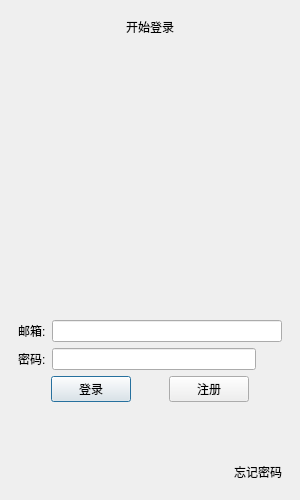
<?xml version="1.0" encoding="UTF-8"?>
<ui version="4.0">
 <class>LoginDialog</class>
 <widget class="QDialog" name="LoginDialog">
  <property name="geometry">
   <rect>
    <x>0</x>
    <y>0</y>
    <width>300</width>
    <height>500</height>
   </rect>
  </property>
  <property name="minimumSize">
   <size>
    <width>300</width>
    <height>500</height>
   </size>
  </property>
  <property name="maximumSize">
   <size>
    <width>300</width>
    <height>500</height>
   </size>
  </property>
  <property name="windowTitle">
   <string>Dialog</string>
  </property>
  <layout class="QHBoxLayout" name="horizontalLayout">
   <item>
    <layout class="QVBoxLayout" name="verticalLayout">
     <property name="leftMargin">
      <number>7</number>
     </property>
     <property name="topMargin">
      <number>7</number>
     </property>
     <property name="rightMargin">
      <number>7</number>
     </property>
     <property name="bottomMargin">
      <number>7</number>
     </property>
     <item>
      <widget class="QLabel" name="err_tip">
       <property name="text">
        <string>开始登录</string>
       </property>
       <property name="alignment">
        <set>Qt::AlignmentFlag::AlignCenter</set>
       </property>
      </widget>
     </item>
     <item>
      <layout class="QHBoxLayout" name="horizontalLayout_2">
       <property name="leftMargin">
        <number>0</number>
       </property>
       <property name="topMargin">
        <number>0</number>
       </property>
       <property name="rightMargin">
        <number>0</number>
       </property>
       <property name="bottomMargin">
        <number>0</number>
       </property>
       <item>
        <widget class="QWidget" name="head_widget" native="true">
         <layout class="QHBoxLayout" name="horizontalLayout_7">
          <item>
           <widget class="QLabel" name="head_label">
            <property name="sizePolicy">
             <sizepolicy hsizetype="Preferred" vsizetype="Preferred">
              <horstretch>0</horstretch>
              <verstretch>0</verstretch>
             </sizepolicy>
            </property>
            <property name="minimumSize">
             <size>
              <width>200</width>
              <height>200</height>
             </size>
            </property>
            <property name="maximumSize">
             <size>
              <width>200</width>
              <height>200</height>
             </size>
            </property>
            <property name="text">
             <string/>
            </property>
            <property name="textFormat">
             <enum>Qt::TextFormat::AutoText</enum>
            </property>
            <property name="scaledContents">
             <bool>true</bool>
            </property>
            <property name="alignment">
             <set>Qt::AlignmentFlag::AlignCenter</set>
            </property>
           </widget>
          </item>
         </layout>
        </widget>
       </item>
      </layout>
     </item>
     <item>
      <spacer name="verticalSpacer_3">
       <property name="orientation">
        <enum>Qt::Orientation::Vertical</enum>
       </property>
       <property name="sizeHint" stdset="0">
        <size>
         <width>20</width>
         <height>40</height>
        </size>
       </property>
      </spacer>
     </item>
     <item>
      <layout class="QHBoxLayout" name="horizontalLayout_3">
       <item>
        <widget class="QLabel" name="email_label">
         <property name="text">
          <string>邮箱:</string>
         </property>
        </widget>
       </item>
       <item>
        <widget class="QLineEdit" name="email_edit"/>
       </item>
      </layout>
     </item>
     <item>
      <layout class="QHBoxLayout" name="horizontalLayout_4">
       <item>
        <widget class="QLabel" name="pass_label">
         <property name="text">
          <string>密码:</string>
         </property>
        </widget>
       </item>
       <item>
        <widget class="QLineEdit" name="pass_edit"/>
       </item>
       <item>
        <widget class="ClickedLabel" name="pass_visible">
         <property name="minimumSize">
          <size>
           <width>20</width>
           <height>20</height>
          </size>
         </property>
         <property name="maximumSize">
          <size>
           <width>20</width>
           <height>20</height>
          </size>
         </property>
         <property name="text">
          <string/>
         </property>
        </widget>
       </item>
      </layout>
     </item>
     <item>
      <layout class="QHBoxLayout" name="horizontalLayout_5">
       <item>
        <spacer name="horizontalSpacer">
         <property name="orientation">
          <enum>Qt::Orientation::Horizontal</enum>
         </property>
         <property name="sizeHint" stdset="0">
          <size>
           <width>40</width>
           <height>20</height>
          </size>
         </property>
        </spacer>
       </item>
       <item>
        <widget class="QPushButton" name="login_btn">
         <property name="text">
          <string>登录</string>
         </property>
        </widget>
       </item>
       <item>
        <spacer name="horizontalSpacer_2">
         <property name="orientation">
          <enum>Qt::Orientation::Horizontal</enum>
         </property>
         <property name="sizeHint" stdset="0">
          <size>
           <width>40</width>
           <height>20</height>
          </size>
         </property>
        </spacer>
       </item>
       <item>
        <widget class="QPushButton" name="reg_btn">
         <property name="text">
          <string>注册</string>
         </property>
        </widget>
       </item>
       <item>
        <spacer name="horizontalSpacer_3">
         <property name="orientation">
          <enum>Qt::Orientation::Horizontal</enum>
         </property>
         <property name="sizeHint" stdset="0">
          <size>
           <width>40</width>
           <height>20</height>
          </size>
         </property>
        </spacer>
       </item>
      </layout>
     </item>
     <item>
      <spacer name="verticalSpacer_2">
       <property name="orientation">
        <enum>Qt::Orientation::Vertical</enum>
       </property>
       <property name="sizeHint" stdset="0">
        <size>
         <width>20</width>
         <height>40</height>
        </size>
       </property>
      </spacer>
     </item>
     <item>
      <layout class="QHBoxLayout" name="horizontalLayout_6">
       <item>
        <spacer name="horizontalSpacer_4">
         <property name="orientation">
          <enum>Qt::Orientation::Horizontal</enum>
         </property>
         <property name="sizeHint" stdset="0">
          <size>
           <width>40</width>
           <height>20</height>
          </size>
         </property>
        </spacer>
       </item>
       <item>
        <widget class="ClickedLabel" name="forget_label">
         <property name="text">
          <string>忘记密码</string>
         </property>
        </widget>
       </item>
      </layout>
     </item>
    </layout>
   </item>
  </layout>
 </widget>
 <customwidgets>
  <customwidget>
   <class>ClickedLabel</class>
   <extends>QLabel</extends>
   <header location="global">clickedlabel.h</header>
  </customwidget>
 </customwidgets>
 <resources/>
 <connections/>
</ui>
